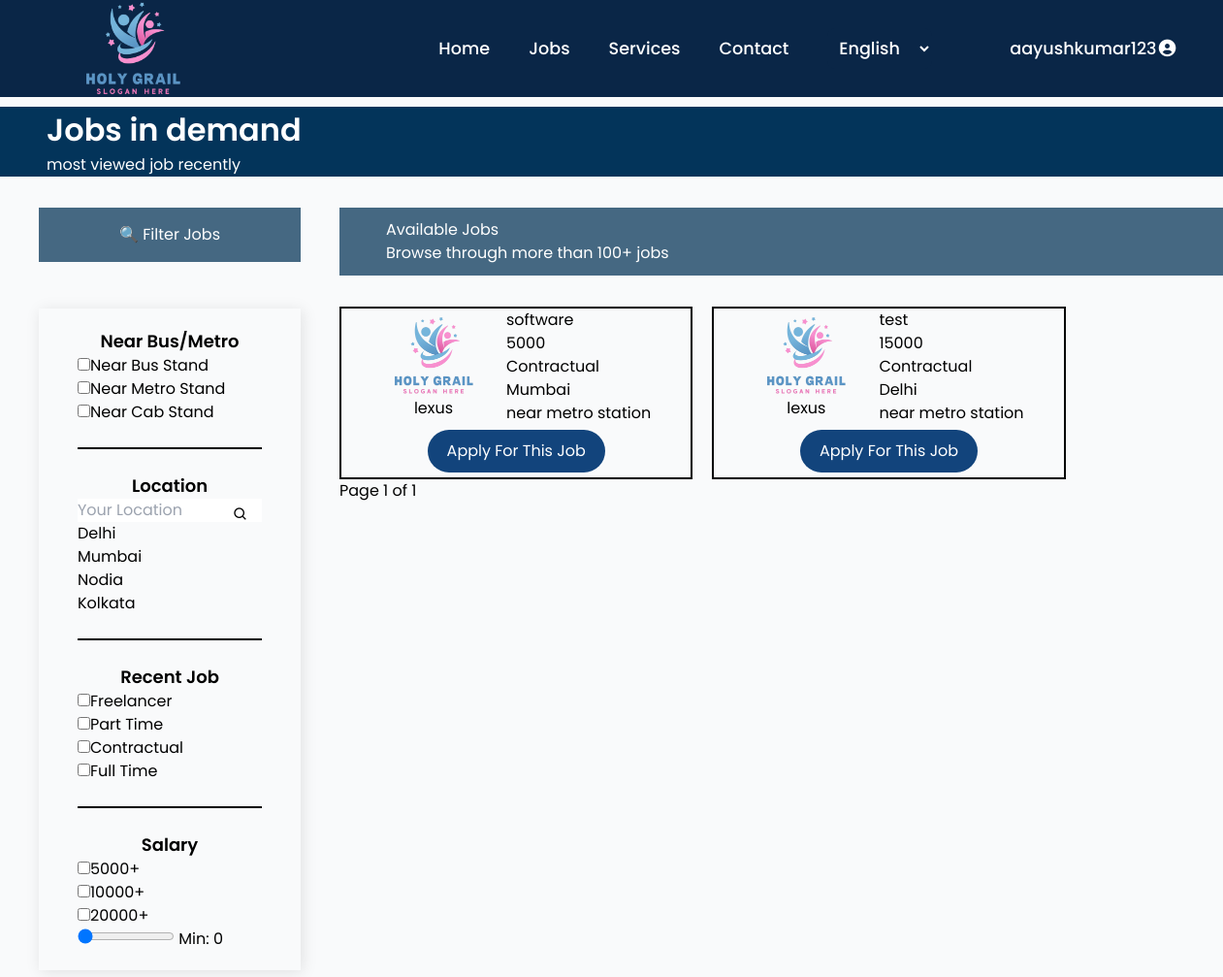
Page /jobs/ (signed in) on the committed database.
### jobs/models.py (models this page shows, shortened)
class Job(models.Model):
    employer = models.ForeignKey(
        settings.AUTH_USER_MODEL,
        on_delete=models.CASCADE,
        related_name="jobs",
        null=True,        # 👈 IMPORTANT
        blank=True
    )
    title = models.CharField(max_length=200)
    company_name = models.CharField(max_length=200)
    location = models.CharField(max_length=100)
    job_type = models.CharField(max_length=50)
    companyEmail = models.EmailField(null=True,blank=True)
    salary = models.IntegerField()
    station = models.CharField(max_length=100)
    description = models.TextField(null=True,blank=True)
    created_at = models.DateTimeField(auto_now_add=True)
    experience = models.CharField(max_length=100)
    education= models.CharField(max_length=200)
    skills = models.CharField(max_length=400)
    shift = models.CharField(max_length=50)
    expires_at = models.DateField(null=True, blank=True)

### jobs/views.py (the view)
# urls.py: path('', views.job_list, name='job_list'),
def job_list(request):
    jobs = Job.objects.filter(
        expires_at__gt=timezone.now()
    )
    paginator = Paginator(jobs, 5)  # 5 jobs per page
    page_number = request.GET.get('page')
    jobs = paginator.get_page(page_number)
    return render(request, 'jobs/jobs.html', {'jobs': jobs})

### templates/jobs/jobs.html (shortened to what this page needs)
{% extends 'home.html' %}
{% load static %}
{% block csslink %}
<link rel="stylesheet" href="{%static 'css/style.css' %}" />
<link rel="stylesheet" href="{%static 'css/jobs.css' %}" />
<link rel="stylesheet" href="https://cdnjs.cloudflare.com/ajax/libs/font-awesome/7.0.1/css/all.min.css" />
{% endblock csslink %}
{% block body %}
<section class="occupation-section">
  <div class="occupation">
    <h2>Jobs in demand</h2>
    <p>most viewed job recently</p>
  </div>
  <div class="Jobsfordisplay">
    <div class="job-filter-container">
      <div class="job-filter-head">
        <span>🔍 Filter Jobs</span>
      </div>
      <div class="job-filter">
        <div title="stations" id="station-id">
          <h3>Near Bus/Metro</h3>
          <div class="station-container">
            <span>
              <input title="Bus Stand" type="checkbox" value="Bus" />Near Bus
              Stand
            </span>
            <span>
              <input title="Metro Station" type="checkbox" value="Metro" />Near
              Metro Stand
            </span>
            <span>
              <input title="Cab Stand" type="checkbox" value="Cab" />Near Cab
              Stand</span
            >
          </div>
        </div>
        <span class="line"></span>
        <div title="location" class="location">
          <h3>Location</h3>
          <div class="loctaion-container">
            <div class="location-search">
              <input type="text" placeholder="Your Location" id="location" />
              <i class="bx bx-search ml-2"></i>
            </div>
            <div class="all-location">
              <span class="location-item" data-value="Delhi">Delhi</span>
              <span class="location-item" data-value="Mumbai">Mumbai</span>
              <span class="location-item" data-value="Nodia">Nodia</span>
              <span class="location-item" data-value="Kolkata">Kolkata</span>
            </div>
          </div>
        </div>
        <span class="line"></span>
        <div title="jobs" class="type-job">
          <h3>Recent Job</h3>
          <div class="type-job-container">
            <span>
              <input
                type="checkbox"
                title="Freelancer"
                value="Freelancer"
              />Freelancer
            </span>
            <span>
              <input type="checkbox" title="Part Time" value="Part Time" />Part
              Time
            </span>
            <span>
              <input
                type="checkbox"
                title="Contractual"
                value="Contractual"
              />Contractual
            </span>
            <span>
              <input type="checkbox" title="Full Time" value="Full Time" />Full
              Time
            </span>
          </div>
        </div>
        <span class="line"></span>
        <div title="salary" class="salary">
          <h3>Salary</h3>
          <div class="salary-container">
            <span>
              <input type="checkbox" title="Freelancer" value="5000" />5000+
            </span>
            <span>
              <input type="checkbox" title="Freelancer" value="10000" />10000+
            </span>
            <span>
              <input type="checkbox" title="Freelancer" value="20000" />20000+
            </span>
          </div>
          <span class="salary-range">
            <input
              type="range"
              title="salary"
              id="salary-range"
              min="0"
              max="20000"
              step="1000"
              value="0"
            />
            <label>Min: <span id="range-value">0</span></label>
          </span>
        </div>
      </div>
    </div>
    <div class="jobs-container">
      <div>
        <div class="jlisthead">
          <div class="jlisthead-section">
            <h2>Available Jobs</h2>
            <p>Browse through more than 100+ jobs</p>
          </div>
        </div>
      </div>
      <div class="all-jobs">
        {% for job in jobs %}
              <div class="joblist"
                  data-job="{{ job.location }}"
                  data-type="{{ job.job_type }}"
                  data-salary="{{ job.salary }}"
                  data-station="{{ job.station }}">
                <div class="flex">
                  <div class="company-image-name">
                    <img src="{% static 'images/logo.png' %}" alt="logo" height="150" width="150"/>
                    <span>{{ job.company_name }}</span>
                  </div>
                  <div class="company-details">
                    <h3>{{ job.title }}</h3>
                    <p>{{ job.salary }}</p>
                    <span>{{ job.job_type }}</span>
                    <div>{{ job.location }}</div>
                    <span>{{ job.station }}</span>
                  </div>
                </div>
                  <div class="Apply-button">
                    <a href="{% url 'jobs:job_detail' job.id %}" class="Apply-btn">Apply For This Job</a>
                  </div>
              </div>
      {% endfor %}
      </div>
      <div class="pagination">
          Page {{ jobs.number }} of {{ jobs.paginator.num_pages }}
      </div>
    </div>
  </div>
</section>
{% endblock body %}

### templates/home.html (shortened to what this page needs)
{% load static %}
<!DOCTYPE html>
<html lang="en">
  <head>
    {% block csslink %}{% endblock csslink %}
    <script src="https://cdn.tailwindcss.com"></script>
    <link href="https://unpkg.com/boxicons@2.1.4/css/boxicons.min.css" rel="stylesheet" />
  </head>
  <body class="font-poppins relative bg-gray-50">
    <header class="bg-primary sticky top-0 z-50">
      <nav class="max-w-[1200px] mx-auto px-4">
        <div id="navbar" class="flex justify-between items-center h-[100px]">
          {% if user.profile.role == "seeker" %}
            <a href="{% url 'accounts:seeker_dashboard' %}">
              <img
                class="w-[100px] md:w-[180px]"
                src="{% static 'images/logo.png' %}"
                alt="LOGO"
              />
            </a>
          {% else %}
            <a href="{% url 'accounts:provider_dashboard' %}">
              <img
                class="w-[100px] md:w-[180px]"
                src="{% static 'images/logo.png' %}"
                alt="LOGO"
              />
            </a>
          {% endif %}
          <ul
            id="menu"
            class="hidden md:flex items-center list-none space-x-0 md:space-x-10 text-white font-medium text-[1.1rem]"
          >
          {% if user.profile.role == "seeker" %}
          <li>
            <a href="{% url 'accounts:seeker_dashboard' %}" class="hover:text-accent transition-colors"
              >Home</a
            >
          </li>
          {% else %}
          <li>
            <a href="{% url 'accounts:provider_dashboard' %}" class="hover:text-accent transition-colors"
              >Home</a
            >
          </li>
          {% endif %}
            <li class="relative group z-20">
              {% if user.profile.role == "seeker" %}
              <a href="{% url 'jobs:job_list' %}" class="hover:text-accent transition-colors"
                >Jobs</a
              >
              {% else %}
              <a href="{% url 'jobs:recruiter_dashboard' %}" class="hover:text-accent transition-colors"
                >Jobs</a
              >
              {% endif %}
            </li>
            <li class="relative group z-20">
              <a href="{% url 'Pages:services' %}" class="hover:text-accent transition-colors"
                >Services</a
              >
            </li>
            <li class="relative group">
              <a href="{% url 'Pages:contact' %}" class="hover:text-accent transition-colors"
                >Contact</a
              >
            </li>
            <li>
              <select
                title="language"
                class="lang-option bg-primary text-white p-2 rounded-lg border-none outline-none cursor-pointer md:ml-0"
              >
                <option value="English">English</option>
              </select>
            </li>
            <li class="hidden lg:block ml-10 p-0">
              <div class="signin-buttons relative">
                {% if user.is_authenticated %}
                  <div class="d-flex align-items-center gap-3">
                      <li class="relative group z-20">
                        <span  class="hover:text-accent transition-colors"
                          >{{ user.username }}<i class="fa-solid fa-circle-user"></i></
                    </li>
                  </div>
                  {% endif %}
              </div>
            </li>
          </ul>
        </div>
      </nav>
    </header>
{% block body %}{% endblock body %}
  </body>
</html>

### static/css/style.css (style rules this page uses)
html { scroll-behavior: smooth; }

### static/css/jobs.css (style rules this page uses)
.occupation { background: #03345a; color: #fff; padding: 0rem 3rem; margin-top: 10px; }
.occupation h2 { font-size: 2rem; font-weight: 600; }
.occupation-section .job-filter { min-width: 200px; margin-top: 3rem; display: flex; flex-direction: column; list-style: none; box-shadow: 2px 2px 15px rgba(0,0,0,0.1); padding: 20px 40px; max-height: 900px; }
.jlisthead { display: flex; justify-content: space-between; align-items: center; background: #456882; margin-top: 2rem; padding: 0.7rem 3rem; color: #fff; }
.jlisthead-section { display: grid; grid-template-rows: repeat(2,1fr); align-items: center; justify-items: start; }
.job-filter-head { background: #456882; color: #FFF; width: 100%; text-align: center; padding: 1rem 3.5rem; }
.line { width: 100%; height: 2px; background: #000000; margin: 1.5rem 0rem; }
.Jobsfordisplay { display: flex; justify-content: space-evenly; min-height: 900px; margin-bottom: 20px; }
.job-filter-container { min-width: 200px; max-width: 350px; margin-top: 2rem; display: flex; flex-direction: column; align-items: center; list-style: none; padding: 0px 40px; max-height: 900px; }
.jobs-container { width: 80%; }
.all-jobs { margin-top: 2rem; display: flex; flex-wrap: wrap; gap: 20px; }
#station-id { display: flex; flex-direction: column; }
.station-container { display: flex; flex-direction: column; align-items: start; }
.location { display: flex; flex-direction: column; justify-content: center; }
.location .all-location { display: flex; flex-direction: column; }
.loctaion-container { max-height: 200px; overflow-y: scroll; }
.type-job { display: flex; flex-direction: column }
.type-job-container { display: flex; flex-direction: column }
.salary-container { display: flex; flex-direction: column; }
.job-filter-container h3 { margin: 0px; text-align: center; font-size: large; font-weight: 600; }
.location-search { display: flex; }
.location-search input { width: 100%; outline: none; }
.location-search i { background: #ffffff; color: #000; margin-left: -30px; margin-top: 8px; cursor: pointer; }
.company-details { display: flex; flex-direction: column; }
.joblist { width: 40%; display: flex; flex-direction: column; border: 2px solid black; justify-content: space-around; }
.company-image-name { margin-left: 20px; }
.salary .salary-range input { width: 100px; }
.Apply-btn { padding: 10px 20px; background-color: #12447c; color: white; border-radius: 30px; margin: 5px; }
.Apply-button { display: flex; align-items: center; justify-content: center; }
.company-image-name { display: flex; flex-direction: column; justify-content: center; align-items: center; }

### rows in the picture
Job: company_name "lexus", title "software", salary "5000", job_type "Contractual", location "Mumbai", station "near metro station"
Job: company_name "lexus", title "test", salary "15000", job_type "Contractual", location "Delhi", station "near metro station"

### other values in the picture
{{ user.username }} "aayushkumar123"
{{ jobs.number }} "1"
{{ jobs.paginator.num_pages }} "1"
